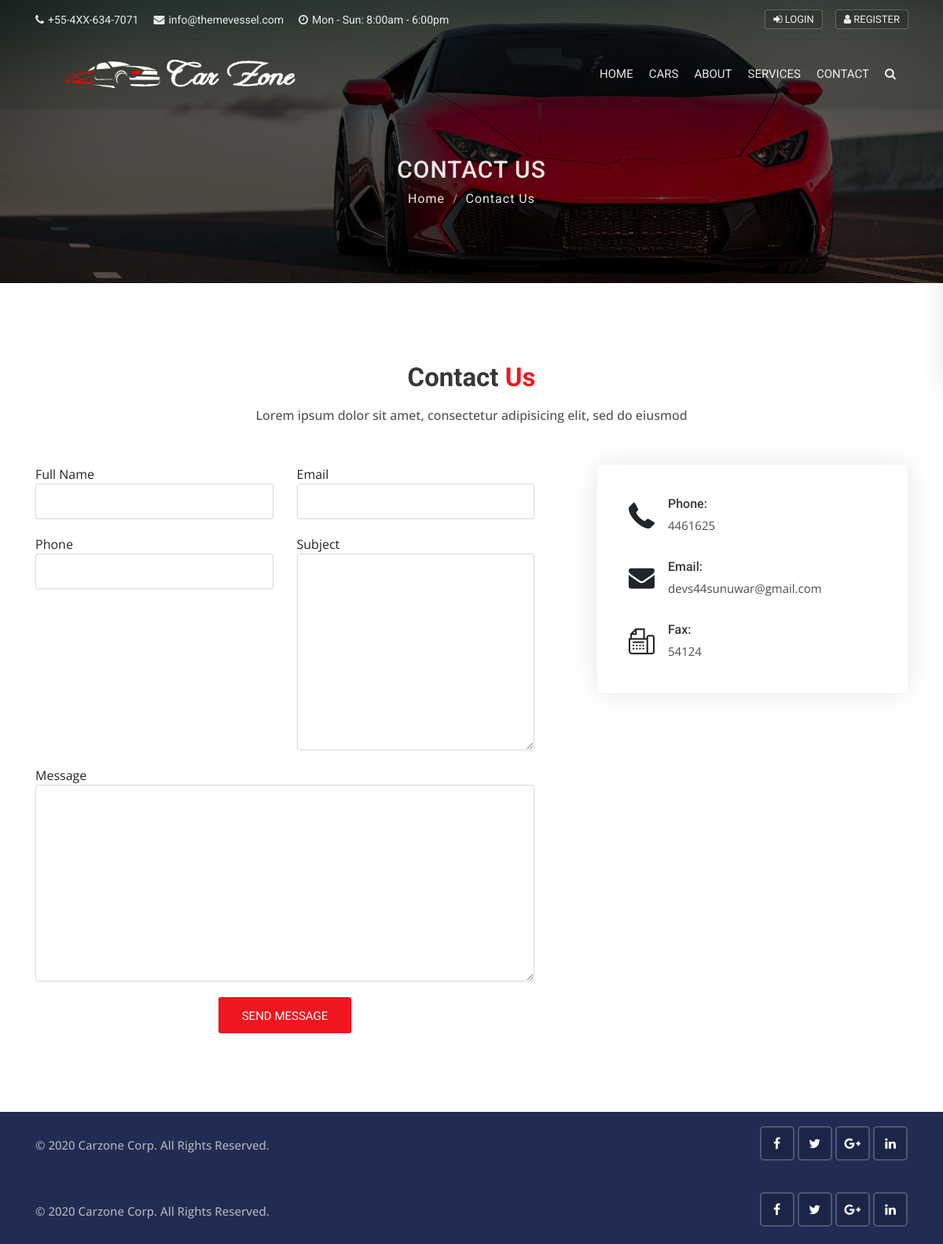
The app's page /contact/, older data.
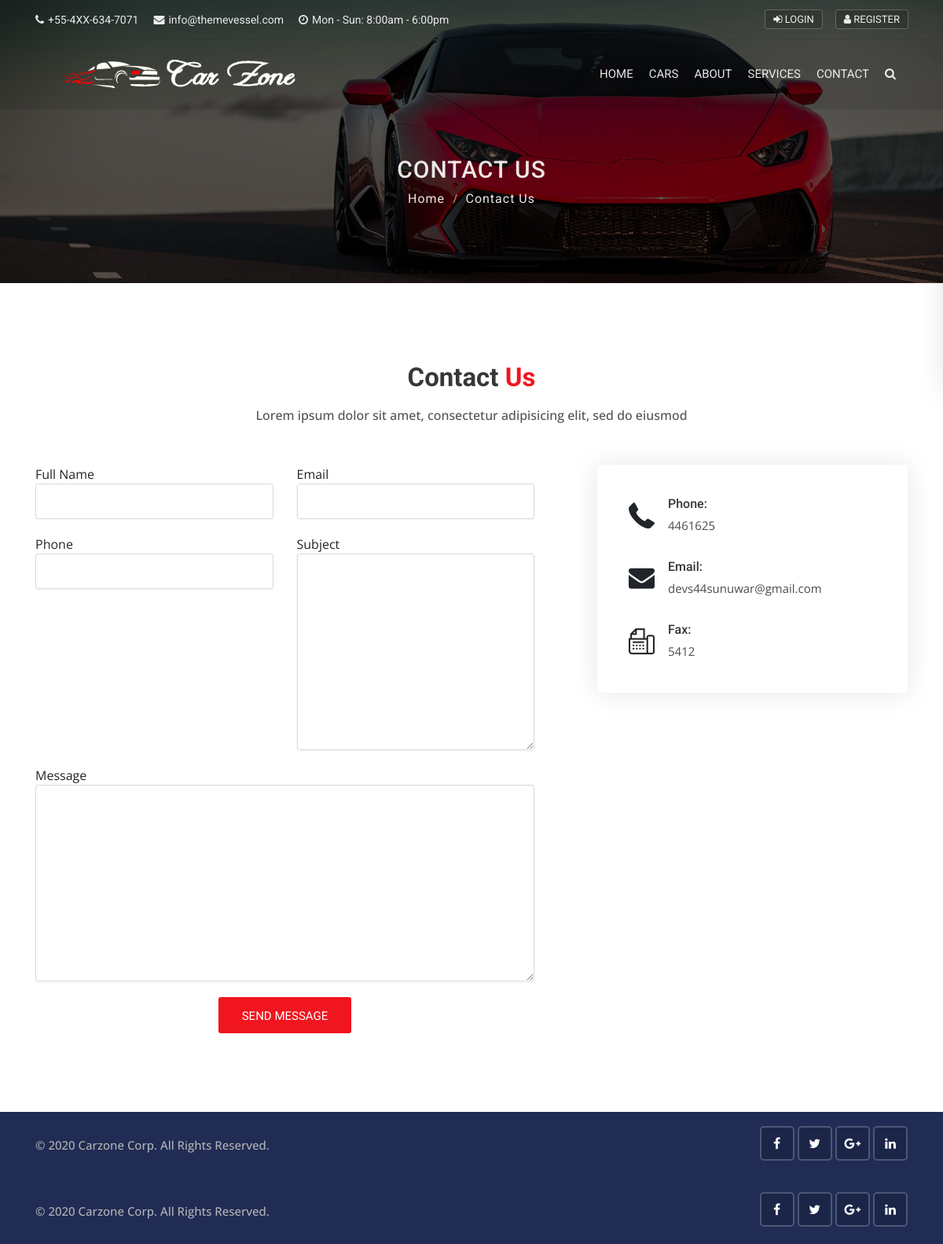
The same page, newer data.
### dashboard/models.py (models this page shows, shortened)
class DateTimeModel(models.Model):
    created_at = models.DateTimeField(auto_now=True)
    updated_at = models.DateTimeField(auto_now_add=True, null=True, blank=True)
    deleted_at = models.DateTimeField(null=True, blank=True)
    class Meta:
        abstract = True

class Contact(DateTimeModel):
    phone = models.CharField(max_length=200)
    email = models.CharField(max_length=200)
    fax = models.CharField(max_length=200)
    working_hours = models.CharField(max_length=200)
    class Meta:
        verbose_name = ('Contact')
        verbose_name_plural = ('Contacts')

### home/views.py (the view, shortened to what this page needs)
# urls.py: path('contact/', ContactView.as_view(), name='contact'),
class ContactView(CreateView):
    template_name = 'home/contact/contact.html'
    form_class = MessageForm
    success_url = reverse_lazy('home:contact')
    def get_context_data(self, **kwargs):
        context = super().get_context_data(**kwargs)
        context['contact'] = Contact.objects.filter(deleted_at__isnull=True)
        form = MessageForm(self.request.POST or None)
        context['form'] = MessageForm()
        return context

### dashboard/forms.py
class MessageForm(FormControlMixin, forms.ModelForm):
      class Meta:
        model = Message
        fields = "__all__"

### home/templates/home/contact/contact.html (shortened to what the changed rows need)
{% extends 'home/base.html' %}
{% load static %}
{% block content %}
<div class="sub-banner overview-bgi">
    <div class="container breadcrumb-area">
        <div class="breadcrumb-areas">
            <h1>Contact Us</h1>
        </div>
    </div>
</div>
<div class="contact-2 content-area-5">
    <div class="container">
        <div class="main-title text-center">
            <h1>Contact <span>Us</span></h1>
        </div>
        <form method="POST" enctype="multipart/form-data">
            <div class="row">
                <div class="col-lg-5">
                {%for contact in contact %}
                    <div class="contact-info-2">
                        <div class="ci-box">
                            <div class="icon">
                                <i class="flaticon-phone"></i>
                            </div>
                            <div class="detail">
                                <h5>Phone:</h5>
                                <p><a href="#">{{contact.phone}}</a></p>
                            </div>
                        </div>
                        <div class="ci-box">
                            <div class="icon">
                                <i class="flaticon-mail"></i>
                            </div>
                            <div class="detail">
                                <h5>Email:</h5>
                                <p><a href="#">{{contact.email}}</a></p>
                            </div>
                        </div>
                        <div class="ci-box mb-0">
                            <div class="icon">
                                <i class="flaticon-fax"></i>
                            </div>
                            <div class="detail">
                                <h5>Fax:</h5>
                                <p><a href="#">{{contact.fax}}</a></p>
                            </div>
                        </div>
                    </div>
                {% endfor %}
                </div>
            </div>
        </form>
    </div>
</div>
{% endblock %}

Row changes from the older to the newer data that the page shows:
changed Contact "devs44sunuwar@gmail.com": fax "54124" → "5412"
